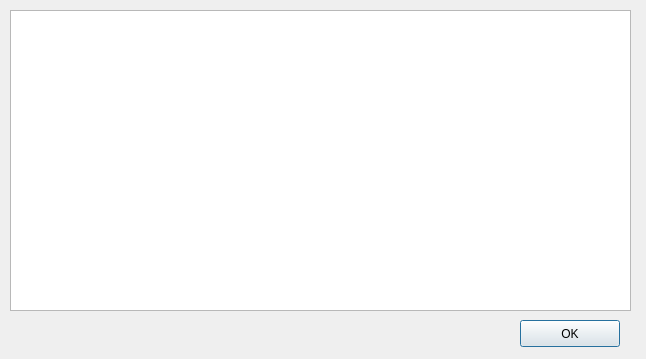
<?xml version="1.0" encoding="UTF-8"?>
<ui version="4.0">
 <class>Console</class>
 <widget class="QDialog" name="Console">
  <property name="geometry">
   <rect>
    <x>0</x>
    <y>0</y>
    <width>646</width>
    <height>359</height>
   </rect>
  </property>
  <property name="windowTitle">
   <string>Dialog</string>
  </property>
  <widget class="QPlainTextEdit" name="plainTextConsole">
   <property name="geometry">
    <rect>
     <x>10</x>
     <y>10</y>
     <width>621</width>
     <height>301</height>
    </rect>
   </property>
   <property name="readOnly">
    <bool>true</bool>
   </property>
   <property name="plainText">
    <string notr="true"/>
   </property>
  </widget>
  <widget class="QPushButton" name="pushButtonOK">
   <property name="geometry">
    <rect>
     <x>520</x>
     <y>320</y>
     <width>100</width>
     <height>27</height>
    </rect>
   </property>
   <property name="text">
    <string>OK</string>
   </property>
  </widget>
 </widget>
 <resources/>
 <connections/>
</ui>
